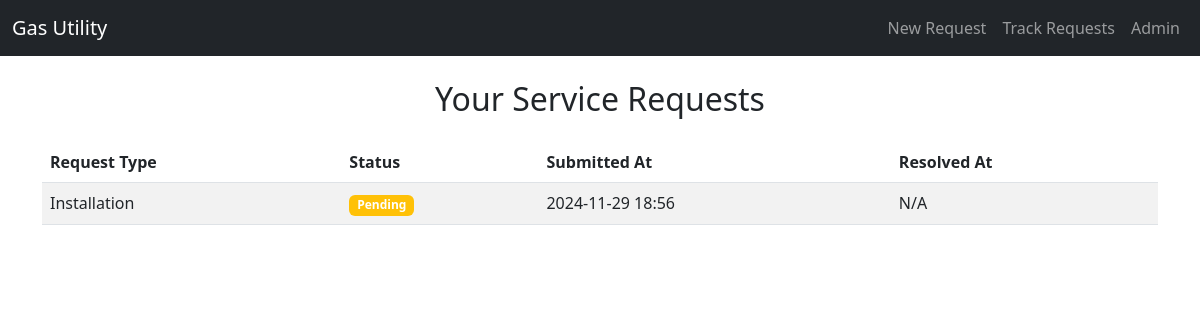
Page /customer/track/ (signed in) on the earlier database version.
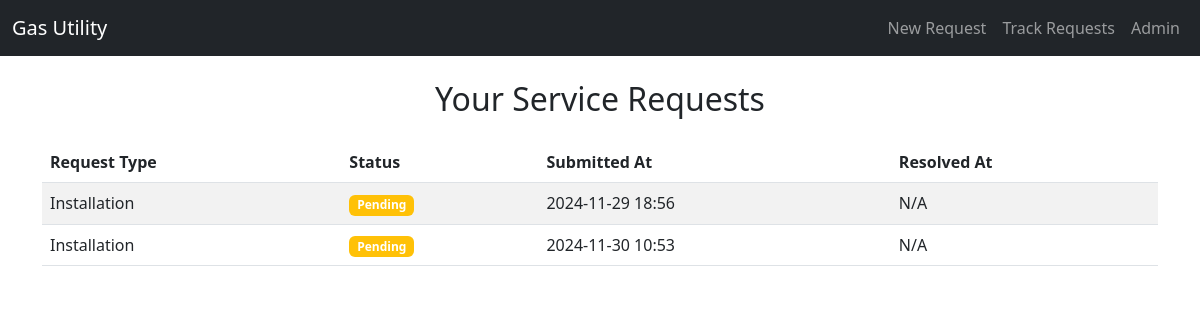
Same page on the later database version.
### customers/models.py (models this page shows, shortened)
class ServiceRequest(models.Model):
    TYPE_CHOICES = [
        ('installation', 'Installation'),
        ('repair', 'Repair'),
        ('billing', 'Billing'),
    ]
    STATUS_CHOICES = [
        ('pending', 'Pending'),
        ('in_progress', 'In Progress'),
        ('resolved', 'Resolved'),
    ]
    customer = models.ForeignKey(Customer, on_delete=models.CASCADE)
    request_type = models.CharField(max_length=50, choices=TYPE_CHOICES)
    details = models.TextField()
    attachment = models.FileField(upload_to='attachments/', blank=True, null=True)
    status = models.CharField(max_length=20, choices=STATUS_CHOICES, default='pending')
    submitted_at = models.DateTimeField(auto_now_add=True)
    resolved_at = models.DateTimeField(blank=True, null=True)

### customers/views.py (the view)
# urls.py: path('track/', views.track_request, name='track_request'),
@login_required
def track_request(request):
    try:
        customer = request.user.customer
    except Customer.DoesNotExist:
        return HttpResponseForbidden("You are not registered as a customer.")
    requests = ServiceRequest.objects.filter(customer=customer)
    return render(request, 'request_status.html', {'requests': requests})

### customers/templates/request_status.html (shortened to what this page needs)
{% extends 'base.html' %}
{% block content %}
<h2 class="text-center">Your Service Requests</h2>
<table class="table table-striped mt-4">
    <thead>
        <tr>
            <th>Request Type</th>
            <th>Status</th>
            <th>Submitted At</th>
            <th>Resolved At</th>
        </tr>
    </thead>
    <tbody>
        {% for request in requests %}
        <tr>
            <td>{{ request.get_request_type_display }}</td>
            <td>
                <span class="badge {% if request.status == 'pending' %}bg-warning{% elif request.status == 'in_progress' %}bg-info{% else %}bg-success{% endif %}">
                    {{ request.get_status_display }}
                </span>
            </td>
            <td>{{ request.submitted_at|date:"Y-m-d H:i" }}</td>
            <td>
                {% if request.resolved_at %}
                    {{ request.resolved_at|date:"Y-m-d H:i" }}
                {% else %}
                    N/A
                {% endif %}
            </td>
        </tr>
        {% empty %}
        <tr>
            <td colspan="4" class="text-center">No service requests found.</td>
        </tr>
        {% endfor %}
    </tbody>
</table>
{% endblock %}

Differences in the rows shown:
added ServiceRequest: request_type "Installation", status "Pending", submitted_at "2024-11-30 10:53", shows "N/A"
